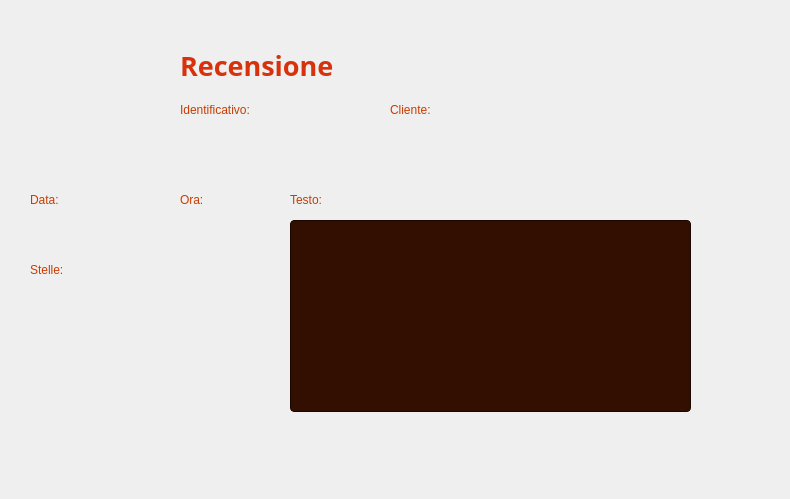
<?xml version="1.0" encoding="UTF-8"?>
<ui version="4.0">
 <class>VistaVisualizzaRecensioneAmministratore</class>
 <widget class="QWidget" name="VistaVisualizzaRecensioneAmministratore">
  <property name="geometry">
   <rect>
    <x>0</x>
    <y>0</y>
    <width>790</width>
    <height>499</height>
   </rect>
  </property>
  <property name="windowTitle">
   <string>Recensione - CineMax</string>
  </property>
  <widget class="QLabel" name="Sfondo">
   <property name="geometry">
    <rect>
     <x>0</x>
     <y>0</y>
     <width>791</width>
     <height>501</height>
    </rect>
   </property>
   <property name="font">
    <font>
     <family>Segoe UI</family>
    </font>
   </property>
   <property name="styleSheet">
    <string notr="true">QLabel {
    background: qlineargradient(
        x1: 0, y1: 1,
        x2: 0, y2: 0,
        stop: 0 #210A00,
        stop: 1 #7D2100
    );
}</string>
   </property>
   <property name="text">
    <string/>
   </property>
  </widget>
  <widget class="QLabel" name="labelId">
   <property name="geometry">
    <rect>
     <x>180</x>
     <y>100</y>
     <width>161</width>
     <height>20</height>
    </rect>
   </property>
   <property name="styleSheet">
    <string notr="true">QLabel {
    color: #C83C00;
}</string>
   </property>
   <property name="text">
    <string>Identificativo:</string>
   </property>
   <property name="alignment">
    <set>Qt::AlignmentFlag::AlignLeading|Qt::AlignmentFlag::AlignLeft|Qt::AlignmentFlag::AlignVCenter</set>
   </property>
  </widget>
  <widget class="QLabel" name="labelTitolo">
   <property name="geometry">
    <rect>
     <x>180</x>
     <y>30</y>
     <width>291</width>
     <height>71</height>
    </rect>
   </property>
   <property name="font">
    <font>
     <family>Segoe UI Variable</family>
     <pointsize>20</pointsize>
     <bold>true</bold>
    </font>
   </property>
   <property name="styleSheet">
    <string notr="true">QLabel {
    color: #D7320C;
}</string>
   </property>
   <property name="text">
    <string>Recensione</string>
   </property>
   <property name="alignment">
    <set>Qt::AlignmentFlag::AlignLeading|Qt::AlignmentFlag::AlignLeft|Qt::AlignmentFlag::AlignVCenter</set>
   </property>
  </widget>
  <widget class="ClickableLabel" name="labelHomeButton">
   <property name="geometry">
    <rect>
     <x>700</x>
     <y>20</y>
     <width>63</width>
     <height>61</height>
    </rect>
   </property>
   <property name="text">
    <string/>
   </property>
   <property name="pixmap">
    <pixmap>Viste/Immagini/HomeButtonAmministratore.png</pixmap>
   </property>
   <property name="scaledContents">
    <bool>true</bool>
   </property>
  </widget>
  <widget class="QLabel" name="labelData">
   <property name="geometry">
    <rect>
     <x>30</x>
     <y>190</y>
     <width>81</width>
     <height>20</height>
    </rect>
   </property>
   <property name="styleSheet">
    <string notr="true">QLabel {
    color: #C83C00;
}</string>
   </property>
   <property name="text">
    <string>Data:</string>
   </property>
   <property name="alignment">
    <set>Qt::AlignmentFlag::AlignLeading|Qt::AlignmentFlag::AlignLeft|Qt::AlignmentFlag::AlignVCenter</set>
   </property>
  </widget>
  <widget class="QLabel" name="labelDataRecensione">
   <property name="geometry">
    <rect>
     <x>30</x>
     <y>220</y>
     <width>91</width>
     <height>20</height>
    </rect>
   </property>
   <property name="styleSheet">
    <string notr="true">QLabel {
    color: #962D00;
}</string>
   </property>
   <property name="text">
    <string/>
   </property>
  </widget>
  <widget class="QLabel" name="labelStelle">
   <property name="geometry">
    <rect>
     <x>30</x>
     <y>260</y>
     <width>81</width>
     <height>20</height>
    </rect>
   </property>
   <property name="styleSheet">
    <string notr="true">QLabel {
    color: #C83C00;
}</string>
   </property>
   <property name="text">
    <string>Stelle:</string>
   </property>
   <property name="alignment">
    <set>Qt::AlignmentFlag::AlignLeading|Qt::AlignmentFlag::AlignLeft|Qt::AlignmentFlag::AlignVCenter</set>
   </property>
  </widget>
  <widget class="QLabel" name="labelStelleRecensione">
   <property name="geometry">
    <rect>
     <x>30</x>
     <y>290</y>
     <width>51</width>
     <height>20</height>
    </rect>
   </property>
   <property name="styleSheet">
    <string notr="true">QLabel {
    color: #962D00;
}</string>
   </property>
   <property name="text">
    <string/>
   </property>
  </widget>
  <widget class="QLabel" name="labelOra">
   <property name="geometry">
    <rect>
     <x>180</x>
     <y>190</y>
     <width>81</width>
     <height>20</height>
    </rect>
   </property>
   <property name="styleSheet">
    <string notr="true">QLabel {
    color: #C83C00;
}</string>
   </property>
   <property name="text">
    <string>Ora:</string>
   </property>
   <property name="alignment">
    <set>Qt::AlignmentFlag::AlignLeading|Qt::AlignmentFlag::AlignLeft|Qt::AlignmentFlag::AlignVCenter</set>
   </property>
  </widget>
  <widget class="QLabel" name="labelOraRecensione">
   <property name="geometry">
    <rect>
     <x>180</x>
     <y>220</y>
     <width>91</width>
     <height>20</height>
    </rect>
   </property>
   <property name="styleSheet">
    <string notr="true">QLabel {
    color: #962D00;
}</string>
   </property>
   <property name="text">
    <string/>
   </property>
  </widget>
  <widget class="ClickableLabel" name="labelIndietroButton">
   <property name="geometry">
    <rect>
     <x>620</x>
     <y>20</y>
     <width>63</width>
     <height>61</height>
    </rect>
   </property>
   <property name="text">
    <string/>
   </property>
   <property name="pixmap">
    <pixmap>Viste/Immagini/IndietroButtonAmministratore.png</pixmap>
   </property>
   <property name="scaledContents">
    <bool>true</bool>
   </property>
  </widget>
  <widget class="QLabel" name="labelRecensioneIcon">
   <property name="geometry">
    <rect>
     <x>40</x>
     <y>40</y>
     <width>121</width>
     <height>121</height>
    </rect>
   </property>
   <property name="text">
    <string/>
   </property>
   <property name="pixmap">
    <pixmap>Viste/Immagini/RecensioneIconAmministratore.png</pixmap>
   </property>
   <property name="scaledContents">
    <bool>true</bool>
   </property>
  </widget>
  <widget class="QLabel" name="labelTesto">
   <property name="geometry">
    <rect>
     <x>290</x>
     <y>190</y>
     <width>81</width>
     <height>20</height>
    </rect>
   </property>
   <property name="styleSheet">
    <string notr="true">QLabel {
    color: #C83C00;
}</string>
   </property>
   <property name="text">
    <string>Testo:</string>
   </property>
   <property name="alignment">
    <set>Qt::AlignmentFlag::AlignLeading|Qt::AlignmentFlag::AlignLeft|Qt::AlignmentFlag::AlignVCenter</set>
   </property>
  </widget>
  <widget class="QLabel" name="labelIdRecensione">
   <property name="geometry">
    <rect>
     <x>180</x>
     <y>130</y>
     <width>131</width>
     <height>20</height>
    </rect>
   </property>
   <property name="styleSheet">
    <string notr="true">QLabel {
    color: #962D00;
}</string>
   </property>
   <property name="text">
    <string/>
   </property>
  </widget>
  <widget class="QTextBrowser" name="textBrowserTesto">
   <property name="geometry">
    <rect>
     <x>290</x>
     <y>220</y>
     <width>401</width>
     <height>192</height>
    </rect>
   </property>
   <property name="styleSheet">
    <string notr="true">QTextBrowser {
    background-color: #320F00;
    color: #962D00;
    border: 1px solid #190700;
    border-radius: 4px;
}

QTextBrowser QScrollBar:vertical {
	background: #B43700;
	border: 2px solid #190700;
    border-radius: 4px;
    width: 21px;
    margin: 5px;
}

QTextBrowser QScrollBar::handle:vertical {
	background: #962D00;
    min-height: 20px;
    border-radius: 4px;
}

QTextBrowser QScrollBar::handle:vertical:hover {
    background: #C83200;
}

QTextBrowser QScrollBar::add-line:vertical, QScrollBar::sub-line:vertical {
	background: none;
    border: none;
}</string>
   </property>
  </widget>
  <widget class="QLabel" name="labelCodiceFiscale">
   <property name="geometry">
    <rect>
     <x>390</x>
     <y>100</y>
     <width>161</width>
     <height>20</height>
    </rect>
   </property>
   <property name="styleSheet">
    <string notr="true">QLabel {
    color: #C83C00;
}</string>
   </property>
   <property name="text">
    <string>Cliente:</string>
   </property>
   <property name="alignment">
    <set>Qt::AlignmentFlag::AlignLeading|Qt::AlignmentFlag::AlignLeft|Qt::AlignmentFlag::AlignVCenter</set>
   </property>
  </widget>
  <widget class="QLabel" name="labelCodiceFiscaleRecensione">
   <property name="geometry">
    <rect>
     <x>390</x>
     <y>130</y>
     <width>131</width>
     <height>20</height>
    </rect>
   </property>
   <property name="styleSheet">
    <string notr="true">QLabel {
    color: #962D00;
}</string>
   </property>
   <property name="text">
    <string/>
   </property>
  </widget>
 </widget>
 <customwidgets>
  <customwidget>
   <class>ClickableLabel</class>
   <extends>QLabel</extends>
   <header>clickablelabel.h</header>
  </customwidget>
 </customwidgets>
 <resources/>
 <connections/>
</ui>
